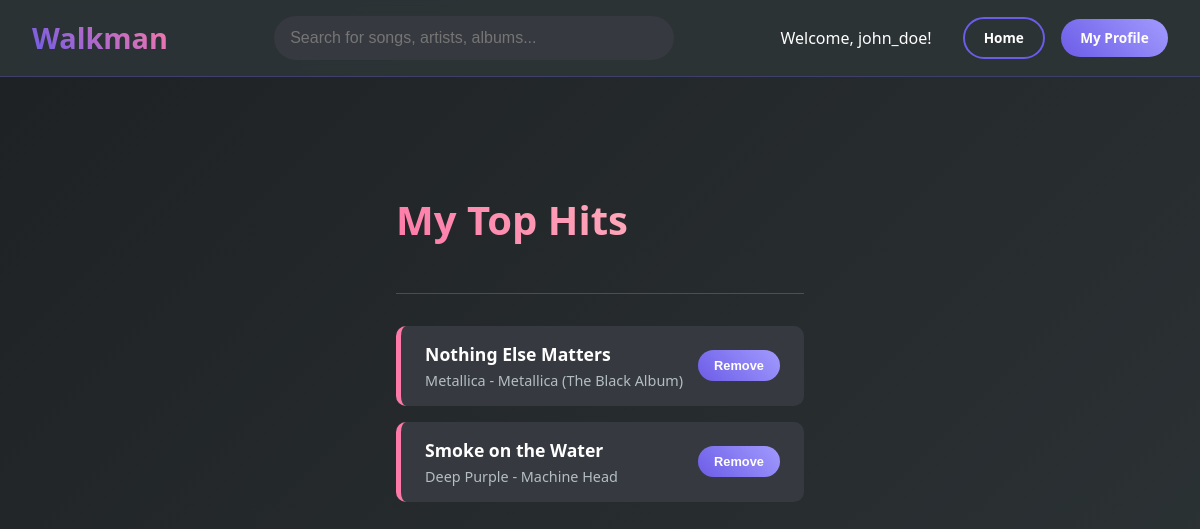
Page /listener/view_playlist.php?playlist_id=1 (signed in) on the committed database.
### tables this page shows
CREATE TABLE `playlists` (
  `PlaylistID` int(11) NOT NULL,
  `UserID` int(11) NOT NULL,
  `PlaylistName` varchar(100) NOT NULL,
  `CreatedAt` datetime DEFAULT current_timestamp()
);

CREATE TABLE `playlistsongs` (
  `PlaylistSongID` int(11) NOT NULL,
  `PlaylistID` int(11) NOT NULL,
  `SongID` int(11) NOT NULL,
  `AddedAt` datetime DEFAULT current_timestamp()
);

CREATE TABLE `songs` (
  `SongID` int(11) NOT NULL,
  `SongName` varchar(100) NOT NULL,
  `ReleaseYear` year(4) DEFAULT NULL,
  `AlbumID` int(11) DEFAULT NULL
);

CREATE TABLE `artists` (
  `ArtistID` int(11) NOT NULL,
  `ArtistName` varchar(100) NOT NULL,
  `CompanyID` int(11) DEFAULT NULL
);

CREATE TABLE `albums` (
  `AlbumID` int(11) NOT NULL,
  `AlbumName` varchar(100) NOT NULL,
  `ReleaseYear` year(4) DEFAULT NULL,
  `ArtistID` int(11) DEFAULT NULL
);

### listener/view_playlist.php (the view, shortened to what this page needs)
<?php
include '../db_connect.php';
$playlistID = isset($_GET['playlist_id']) ? intval($_GET['playlist_id']) : 0;
$playlistName = "Unknown Playlist";
$songsInPlaylist = [];
if ($playlistID > 0) {
    $stmt = $conn->prepare("SELECT PlaylistName, UserID FROM Playlists WHERE PlaylistID = ?");
    $stmt->bind_param("i", $playlistID);
    $stmt->execute();
    $result = $stmt->get_result();
    if ($result->num_rows > 0) {
        $playlist = $result->fetch_assoc();
        $playlistName = htmlspecialchars($playlist['PlaylistName']);
        $stmt_songs = $conn->prepare("
            SELECT ps.PlaylistSongID, s.SongID, s.SongName, al.AlbumName, ar.ArtistName
            FROM PlaylistSongs ps
            JOIN Songs s ON ps.SongID = s.SongID
            JOIN Albums al ON s.AlbumID = al.AlbumID
            JOIN Artists ar ON al.ArtistID = ar.ArtistID
            WHERE ps.PlaylistID = ?
            ORDER BY ps.AddedAt ASC
        ");
        $stmt_songs->bind_param("i", $playlistID);
        $stmt_songs->execute();
        $result_songs = $stmt_songs->get_result();
        while ($row = $result_songs->fetch_assoc()) {
            $songsInPlaylist[] = $row;
        }
    } else {
        $_SESSION['playlist_message'] = "Playlist not found.";
        $_SESSION['playlist_message_type'] = "error";
        header("Location: ../index.php");
        exit();
    }
} else {
    $_SESSION['playlist_message'] = "Invalid playlist ID.";
    $_SESSION['playlist_message_type'] = "error";
    header("Location: ../index.php");
    exit();
}
?>
<!DOCTYPE html>
<html lang="en">
<head>
    <link rel="stylesheet" href="style.css">
</head>
<body>
    <header class="header">
        <div class="nav-container">
            <div class="logo"><a href="../index.php" style="text-decoration: none; color: inherit;">Walkman</a></div>
            <div class="search-container">
                <input type="text" class="search-bar" placeholder="Search for songs, artists, albums..." id="searchInput">
            </div>
            <div class="user-nav">
                <span class="welcome-message">Welcome, <?php echo htmlspecialchars($_SESSION['username']); ?>!</span>
                <a href="../index.php" class="btn btn-secondary">Home</a>
                <a href="my_profile.php" class="btn btn-primary">My Profile</a>
            </div>
        </div>
    </header>
    <main class="main-content">
        <div class="playlist-header">
            <h1 class="playlist-title"><?php echo $playlistName; ?></h1>
        </div>
        <?php if (empty($songsInPlaylist)): ?>
            <p class="empty-playlist-message">This playlist is empty. Go to the <a href="../index.php" style="color: var(--primary-color); text-decoration: none; font-weight: bold;">home page</a> to add some songs!</p>
        <?php else: ?>
            <ul class="song-list">
                <?php foreach ($songsInPlaylist as $song): ?>
                    <li class="song-item">
                        <div class="song-info">
                            <h3><?php echo htmlspecialchars($song['SongName']); ?></h3>
                            <p><?php echo htmlspecialchars($song['ArtistName']); ?> - <?php echo htmlspecialchars($song['AlbumName']); ?></p>
                        </div>
                        <div class="song-actions">
                            <form action="remove_song_from_playlist.php" method="POST" style="display:inline;">
                                <button type="submit" class="btn btn-primary">Remove</button>
                            </form>
                        </div>
                    </li>
                <?php endforeach; ?>
            </ul>
        <?php endif; ?>
    </main>
</body>
</html>

### listener/style.css (style rules this page uses)
:root { --primary-color: #6c5ce7; --secondary-color: #a29bfe; --accent-color: #fd79a8; --dark-bg: #2d3436; --darker-bg: #1e2124; --text-white: #ffffff; --text-gray: #b2bec3; --card-bg: #36393f; --hover-bg: #40434a; --error-red: #ff6b6b; --success-green: #2ecc71; }
* { margin: 0; padding: 0; box-sizing: border-box; }
body { font-family: 'Segoe UI', Tahoma, Geneva, Verdana, sans-serif; background: linear-gradient(135deg, var(--darker-bg) 0%, var(--dark-bg) 100%); color: var(--text-white); min-height: 100vh; display: flex; justify-content: center; align-items: flex-start; padding: 40px 20px; box-sizing: border-box; }
h1 { font-size: 3rem; text-align: center; margin-bottom: 30px; background: linear-gradient(45deg, var(--primary-color), var(--accent-color)); -webkit-background-clip: text; -webkit-text-fill-color: transparent; background-clip: text; padding-top: 20px; }
ul { list-style: none; padding: 0; }
li { background-color: var(--card-bg); padding: 15px 20px; margin-bottom: 10px; border-radius: 8px; display: flex; flex-wrap: wrap; justify-content: space-between; align-items: center; font-size: 1rem; border-left: 5px solid var(--accent-color); transition: all 0.3s ease; }
.song-info { flex-grow: 1; margin-right: 15px; flex-basis: 60%; }
.header { background: rgba(45, 52, 54, 0.95); backdrop-filter: blur(10px); padding: 1rem 0; position: fixed; width: 100%; top: 0; z-index: 1000; border-bottom: 1px solid rgba(108, 92, 231, 0.3); }
.nav-container { max-width: 1200px; margin: 0 auto; padding: 0 2rem; display: flex; justify-content: space-between; align-items: center; }
.logo { font-size: 1.8rem; font-weight: bold; background: linear-gradient(45deg, var(--primary-color), var(--accent-color)); -webkit-background-clip: text; -webkit-text-fill-color: transparent; background-clip: text; }
.search-container { flex: 1; max-width: 400px; margin: 0 2rem; position: relative; }
.search-bar { width: 100%; padding: 0.8rem 1rem; border: none; border-radius: 25px; background: var(--card-bg); color: var(--text-white); font-size: 1rem; outline: none; transition: all 0.3s ease; }
.auth-buttons, .user-nav { display: flex; gap: 1rem; align-items: center; }
.btn { padding: 0.7rem 1.5rem; border: none; border-radius: 25px; cursor: pointer; font-weight: 600; text-decoration: none; display: inline-block; text-align: center; transition: all 0.3s ease; font-size: 0.9rem; }
.btn-primary { background: linear-gradient(45deg, var(--primary-color), var(--secondary-color)); color: white; }
.btn-secondary { background: transparent; color: var(--text-white); border: 2px solid var(--primary-color); }
.welcome-message { color: var(--text-white); font-size: 1rem; margin-right: 15px; white-space: nowrap; }
.user-nav .btn { padding: 0.6rem 1.2rem; font-size: 0.85rem; }
.main-content { margin-top: 100px; padding: 2rem; max-width: 900px; margin-left: auto; margin-right: auto; }
.playlist-header { display: flex; justify-content: space-between; align-items: center; margin-bottom: 2rem; border-bottom: 1px solid rgba(253, 121, 168, 0.3); padding-bottom: 1rem; }
.playlist-title { font-size: 2.5rem; color: var(--accent-color); background: linear-gradient(45deg, var(--accent-color), #ffafbe); -webkit-background-clip: text; -webkit-text-fill-color: transparent; background-clip: text; }
.song-list { list-style: none; padding: 0; }
.song-item { background: var(--card-bg); border-radius: 10px; padding: 1rem 1.5rem; margin-bottom: 1rem; display: flex; justify-content: space-between; align-items: center; transition: background 0.3s ease; }
.song-info { flex-grow: 1; }
.song-info h3 { font-size: 1.1rem; margin-bottom: 0.3rem; color: var(--text-white); }
.song-info p { font-size: 0.9rem; color: var(--text-gray); }
.song-actions { display: flex; gap: 1rem; align-items: center; }
.song-actions .btn { padding: 0.5rem 1rem; font-size: 0.8rem; }

### rows in the picture
playlists: PlaylistName "My Top Hits"
playlistsongs: SongID.SongName "Nothing Else Matters", artists.ArtistName "Metallica", albums.AlbumName "Metallica (The Black Album)"
playlistsongs: SongID.SongName "Smoke on the Water", artists.ArtistName "Deep Purple", albums.AlbumName "Machine Head"

### other values in the picture
$_SESSION['username'] "john_doe"
